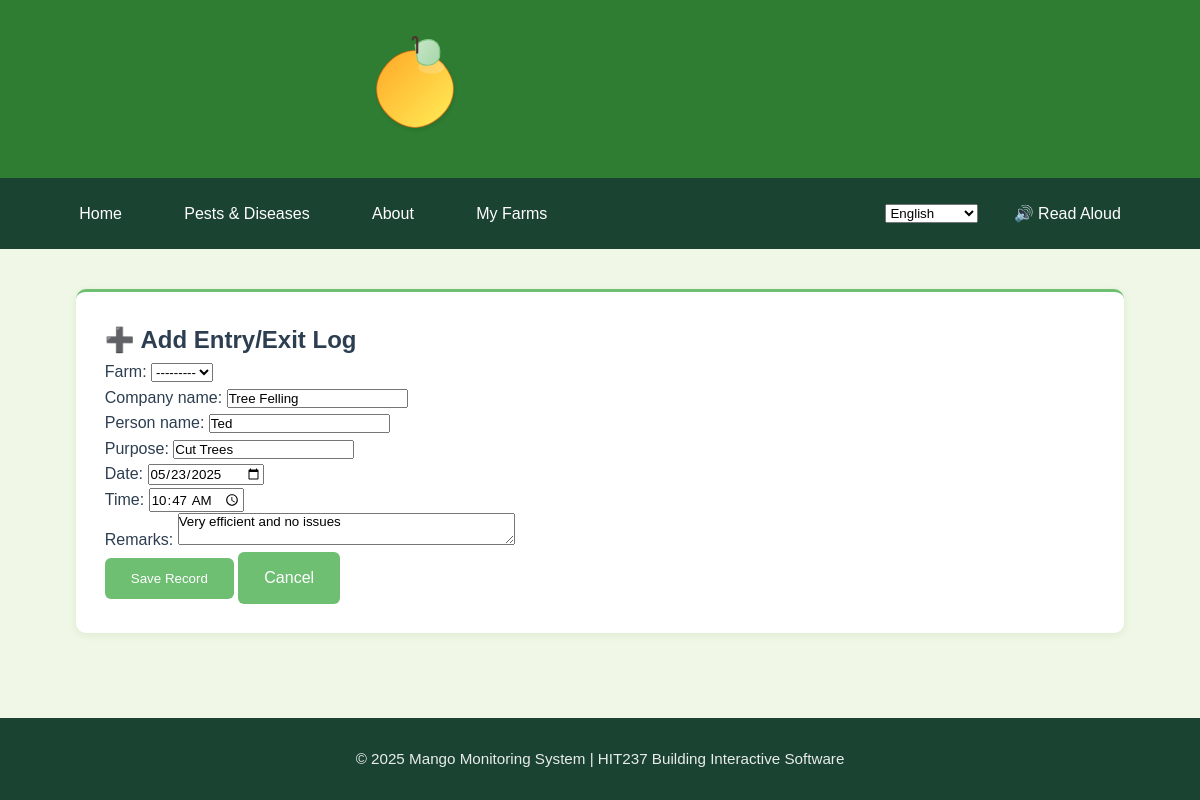
The page /myfarms/entryexit/7/edit/ (signed in) on the database its author committed.
### App2/models.py (models this page shows, shortened)
class EntryExitLog(models.Model):
    farm = models.ForeignKey(Farm, on_delete=models.CASCADE)
    company_name = models.CharField(max_length=100)
    person_name = models.CharField(max_length=100)
    purpose = models.CharField(max_length=255)
    date = models.DateField()
    time = models.TimeField()
    remarks = models.TextField(blank=True, null=True)

### App2/views.py (the view)
# urls.py: path('entryexit/<int:pk>/edit/', views.EntryExitUpdateView.as_view(), name='entryexit-edit'),
class EntryExitUpdateView(LoginRequiredMixin, UpdateView):
    model = EntryExitLog
    form_class = EntryExitLogForm
    template_name = 'App2/entryexit_form.html'
    success_url = reverse_lazy('App2:entry-exit-list')
    def get_form_kwargs(self):
        kwargs = super().get_form_kwargs()
        kwargs['user'] = self.request.user
        return kwargs

### App2/forms.py
class EntryExitLogForm(forms.ModelForm):
    class Meta:
        model = EntryExitLog
        fields = ['farm', 'company_name', 'person_name', 'purpose', 'date', 'time', 'remarks']
        widgets = {
            'farm': forms.Select(attrs={'class': 'form-control'}),
            'company_name': forms.TextInput(attrs={'class': 'form-control'}),
            'person_name': forms.TextInput(attrs={'class': 'form-control'}),
            'purpose': forms.TextInput(attrs={'class': 'form-control'}),
            'date': forms.DateInput(attrs={'type': 'date', 'class': 'form-control'}),
            'time': forms.TimeInput(attrs={'type': 'time', 'class': 'form-control'}),
            'remarks': forms.Textarea(attrs={'class': 'form-control', 'rows': 2}),
        }
    def __init__(self, *args, **kwargs):
        user = kwargs.pop('user', None)
        super().__init__(*args, **kwargs)
        if user:
            self.fields['farm'].queryset = Farm.objects.filter(owner=user)

### App2/templates/App2/entryexit_form.html (shortened to what this page needs)
{% extends 'App2/base.html' %}
{% block content %}
<div class="card shadow-sm p-3">
<div class="form-card">
  <h2 class="mb-4">➕ Add Entry/Exit Log</h2>
  <form method="post">
    {{ form.as_p }}
    <button type="submit" class="btn btn-success">Save Record</button>
    <a href="{% url 'App2:entry-exit-list' %}" class="btn btn-outline-secondary ms-2">Cancel</a>
  </form>
</div>
</div>
{% endblock %}

### App1/static/css/base.css (style rules this page uses)
:root { --primary-green: #2E7D32; --secondary-green: #6FBF73; --accent-green: #A2C523; --light-bg: #F0F7E6; --card-bg: #FFFFFF; --text-dark: #2C3E50; --text-light: #5D6D7E; --shadow-sm: 0 2px 8px rgba(46, 125, 50, 0.1); --shadow-md: 0 4px 12px rgba(46, 125, 50, 0.15); --border-color: #dcdcdc; }
* { margin: 0; padding: 0; box-sizing: border-box; font-family: 'Poppins', sans-serif; }
body { min-height: 100vh; display: flex; flex-direction: column; background-color: var(--light-bg); color: var(--text-dark); line-height: 1.6; }
.card { background: var(--card-bg); border-radius: 10px; box-shadow: var(--shadow-sm); padding: 1.8rem; transition: all 0.3s ease; border-top: 3px solid var(--secondary-green); }
.btn { display: inline-flex; align-items: center; gap: 0.5rem; padding: 0.7rem 1.5rem; background-color: var(--secondary-green); color: white; border-radius: 6px; text-decoration: none; font-weight: 500; transition: all 0.3s ease; border: 2px solid transparent; }

### rows shown on the page
EntryExitLog: farm "---------", company_name "Tree Felling", person_name "Ted", purpose "Cut Trees", date "05/23/2025", time "10:47:00", remarks "Very efficient and no issues"
